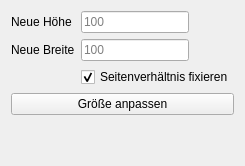
          <widget class="QWidget" name="tab_geometric_adjustments">
           <attribute name="title">
            <string>Größe</string>
           </attribute>
           <layout class="QGridLayout" name="gridLayout_2">
            <item row="1" column="1">
             <widget class="QLineEdit" name="lineEdit_image_width">
              <property name="sizePolicy">
               <sizepolicy hsizetype="Fixed" vsizetype="Fixed">
                <horstretch>0</horstretch>
                <verstretch>0</verstretch>
               </sizepolicy>
              </property>
              <property name="placeholderText">
               <string>100</string>
              </property>
             </widget>
            </item>
            <item row="4" column="0" colspan="2">
             <widget class="QPushButton" name="pushButton_adjust_image_size">
              <property name="text">
               <string>Größe anpassen</string>
              </property>
             </widget>
            </item>
            <item row="2" column="1">
             <widget class="QCheckBox" name="checkBox_fix_image_size">
              <property name="text">
               <string>Seitenverhältnis fixieren</string>
              </property>
              <property name="checked">
               <bool>true</bool>
              </property>
             </widget>
            </item>
            <item row="1" column="0">
             <widget class="QLabel" name="label_3">
              <property name="text">
               <string>Neue Breite</string>
              </property>
             </widget>
            </item>
            <item row="0" column="1">
             <widget class="QLineEdit" name="lineEdit_image_height">
              <property name="sizePolicy">
               <sizepolicy hsizetype="Fixed" vsizetype="Fixed">
                <horstretch>0</horstretch>
                <verstretch>0</verstretch>
               </sizepolicy>
              </property>
              <property name="placeholderText">
               <string>100</string>
              </property>
             </widget>
            </item>
            <item row="0" column="0">
             <widget class="QLabel" name="label_2">
              <property name="text">
               <string>Neue Höhe</string>
              </property>
             </widget>
            </item>
            <item row="5" column="1">
             <spacer name="verticalSpacer">
              <property name="orientation">
               <enum>Qt::Vertical</enum>
              </property>
              <property name="sizeHint" stdset="0">
               <size>
                <width>20</width>
                <height>40</height>
               </size>
              </property>
             </spacer>
            </item>
           </layout>
          </widget>
